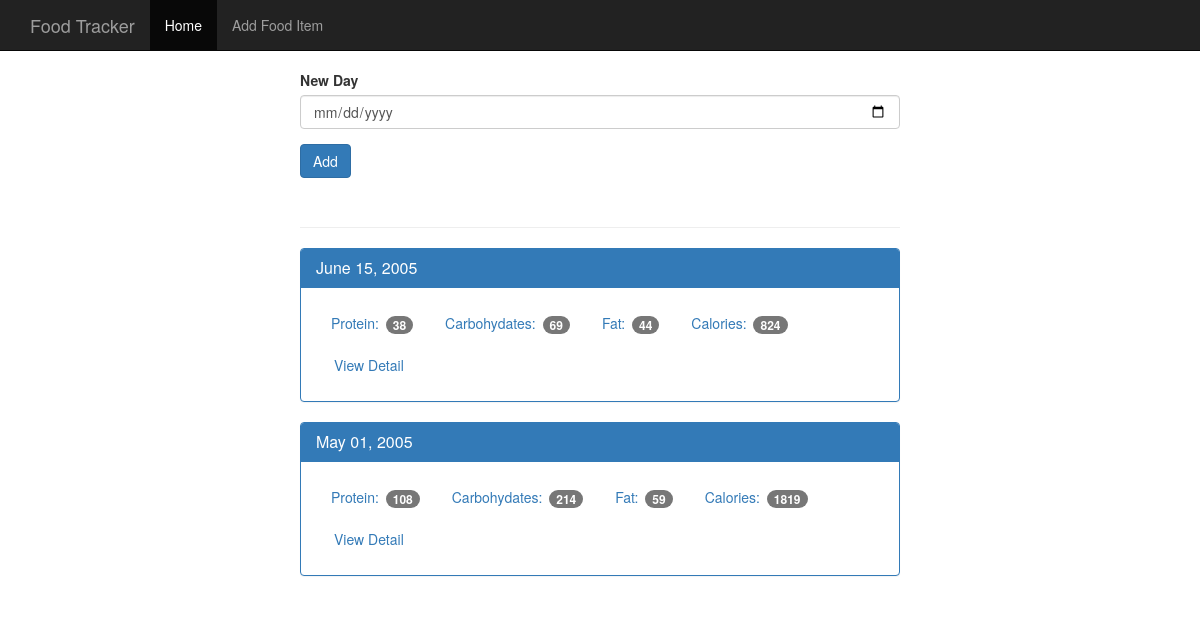
The page / on the database its author committed.
### tables this page shows
CREATE TABLE log_date (
    id INTEGER PRIMARY KEY AUTOINCREMENT,
    entry_date DATE NOT NULL
);

### app.py (the view)
@app.route("/", methods=["GET", "POST"])
def index():
    db = get_db()
    if request.method == "POST":
        date = request.form["date"]
        dt = datetime.strptime(date, "%Y-%m-%d")
        database_date = datetime.strftime(dt, "%Y%m%d")
        db.execute("INSERT INTO log_date (entry_date) VALUES (?)", [database_date])
        db.commit()
    cur = db.execute(
        """
            SELECT log_date.entry_date, SUM(food.protein) AS protein, SUM(food.carbohydrates) AS carbohydrates, SUM(food.fat) AS fat, SUM(food.calories) AS calories
            FROM log_date
            LEFT JOIN food_date
            ON food_date.log_date_id = log_date.id
            LEFT JOIN food
            ON food.id = food_date.food_id
            GROUP BY log_date.id
            ORDER BY log_date.entry_date DESC;
        """
    )
    results = cur.fetchall()
    date_results = []
    for i in results:
        single_date = {}
        single_date["entry_date"] = i["entry_date"]
        single_date["protein"] = i["protein"]
        single_date["carbohydrates"] = i["carbohydrates"]
        single_date["fat"] = i["fat"]
        single_date["calories"] = i["calories"]
        d = datetime.strptime(str(i["entry_date"]), "%Y%m%d")
        single_date["pretty_date"] = datetime.strftime(d, "%B %d, %Y")
        date_results.append(single_date)
    return render_template("home.html", results=date_results)

### database.py (called while the page is built)
def connect_db():
    sql = sqlite3.connect("food_log.db")
    sql.row_factory = sqlite3.Row
    return sql

def get_db():
    if not hasattr(g, "sqlite3_db"):
        g.sqlite_db = connect_db()
    return g.sqlite_db

### templates/home.html
{% extends "base.html" %}
{% block body %}
    <nav class="navbar navbar-inverse navbar-fixed-top">
      <div class="container">
        <div class="navbar-header">
          <a class="navbar-brand" href="{{ url_for('index') }}">Food Tracker</a>
        </div>
        <div id="navbar" class="navbar-collapse collapse">
          <ul class="nav navbar-nav">
            <li class="active"><a href="{{ url_for('index') }}">Home</a></li>
            <li><a href="{{ url_for('food') }}">Add Food Item</a></li>
          </ul>
        </div>
      </div>
    </nav>
    <div class="container theme-showcase col-sm-6 col-sm-offset-3" role="main">
      <div class="row">
        <div>
          <form method="POST" action="/">
            <div class="form-group">
              <label for="new-day">New Day</label>
              <input type="date" class="form-control" name="date" id="new-day">
            </div>
            <button type="submit" class="btn btn-primary">Add</button>
          </form>
          <div class="page-header"></div>
          {% for r in results %}
          <div class="panel panel-primary">
            <div class="panel-heading">
              <h3 class="panel-title">{{ r.pretty_date }}</h3>
            </div>
            <div class="panel-body">
              <ul class="nav nav-pills" role="tablist">
                <li><a>Protein: <span class="badge">{{ r.protein }}</span></a></li>
                <li><a>Carbohydates: <span class="badge">{{ r.carbohydrates }}</span></a></li>
                <li><a>Fat: <span class="badge">{{ r.fat }}</span></a></li>
                <li><a>Calories: <span class="badge">{{ r.calories }}</span></a></li>
                <li><a href="{{ url_for('view', date=r.entry_date) }}" type="button" class="btn btn-link">View Detail</a></li>
              </ul>
            </div>
          </div>
          {% endfor %}
        </div>
      </div>
    </div>
{% endblock body %}

### static/css/theme.css (style rules this page uses)
body { padding-top: 70px; padding-bottom: 30px; }

### rows shown on the page
log_date: pretty_date "June 15, 2005", protein "38", carbohydrates "69", fat "44", calories "824"
log_date: pretty_date "May 01, 2005", protein "108", carbohydrates "214", fat "59", calories "1819"
